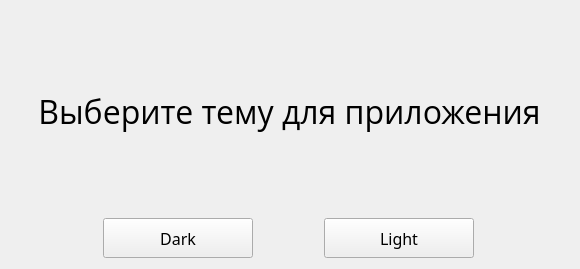
<?xml version="1.0" encoding="UTF-8"?>
<ui version="4.0">
 <class>Form</class>
 <widget class="QWidget" name="Form">
  <property name="geometry">
   <rect>
    <x>0</x>
    <y>0</y>
    <width>580</width>
    <height>269</height>
   </rect>
  </property>
  <property name="windowTitle">
   <string>Form</string>
  </property>
  <layout class="QGridLayout" name="gridLayout">
   <item row="0" column="0">
    <widget class="QLabel" name="label">
     <property name="font">
      <font>
       <family>Open Sans</family>
       <pointsize>24</pointsize>
      </font>
     </property>
     <property name="text">
      <string>Выберите тему для приложения</string>
     </property>
     <property name="alignment">
      <set>Qt::AlignCenter</set>
     </property>
    </widget>
   </item>
   <item row="1" column="0">
    <layout class="QHBoxLayout" name="horizontalLayout">
     <item>
      <widget class="QPushButton" name="buttonDark">
       <property name="minimumSize">
        <size>
         <width>150</width>
         <height>40</height>
        </size>
       </property>
       <property name="maximumSize">
        <size>
         <width>150</width>
         <height>40</height>
        </size>
       </property>
       <property name="font">
        <font>
         <family>Century Gothic</family>
         <pointsize>12</pointsize>
        </font>
       </property>
       <property name="text">
        <string>Dark</string>
       </property>
      </widget>
     </item>
     <item>
      <widget class="QPushButton" name="buttonLight">
       <property name="minimumSize">
        <size>
         <width>150</width>
         <height>40</height>
        </size>
       </property>
       <property name="maximumSize">
        <size>
         <width>150</width>
         <height>40</height>
        </size>
       </property>
       <property name="font">
        <font>
         <family>Century Gothic</family>
         <pointsize>12</pointsize>
        </font>
       </property>
       <property name="text">
        <string>Light</string>
       </property>
      </widget>
     </item>
    </layout>
   </item>
  </layout>
 </widget>
 <resources/>
 <connections/>
</ui>
